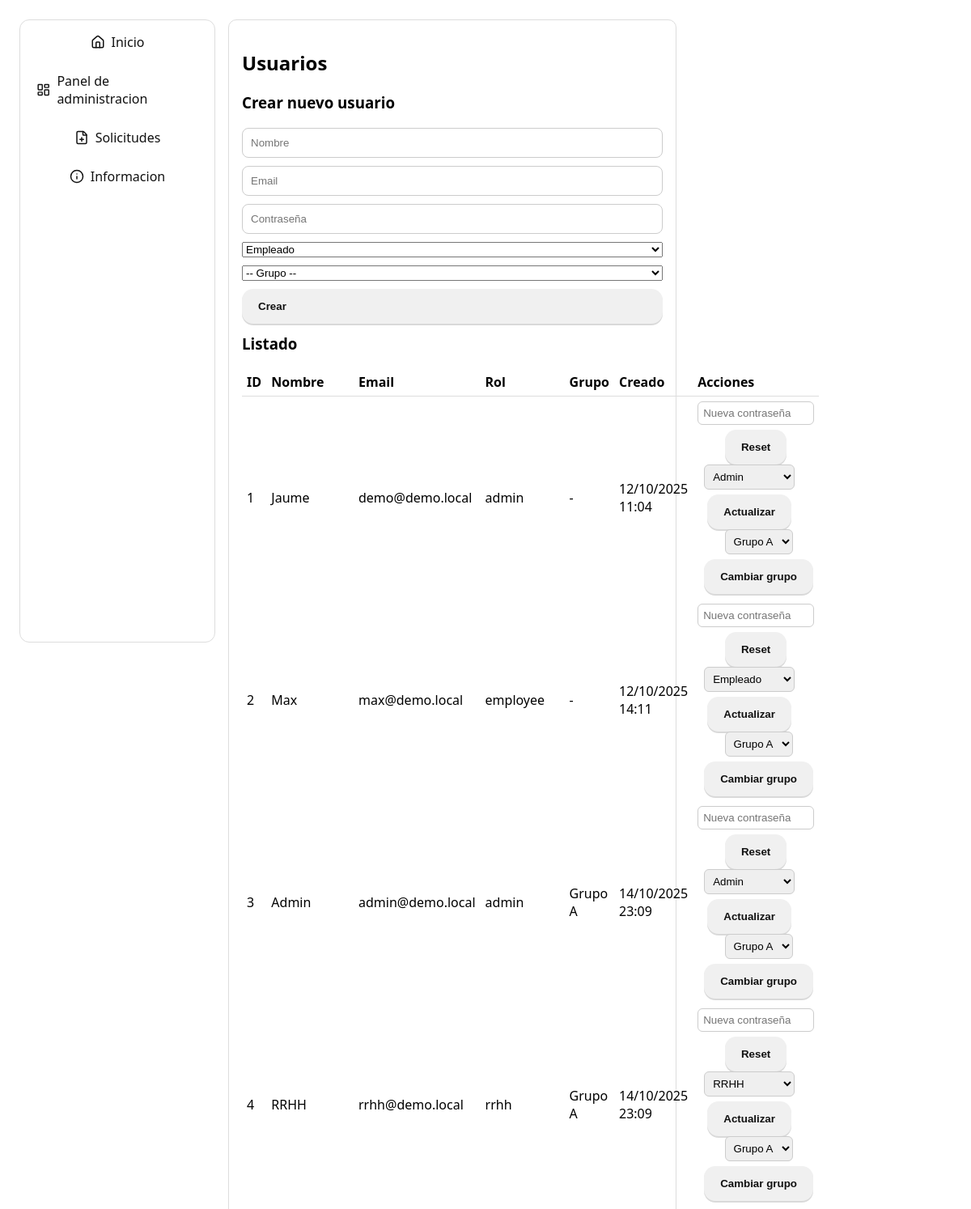
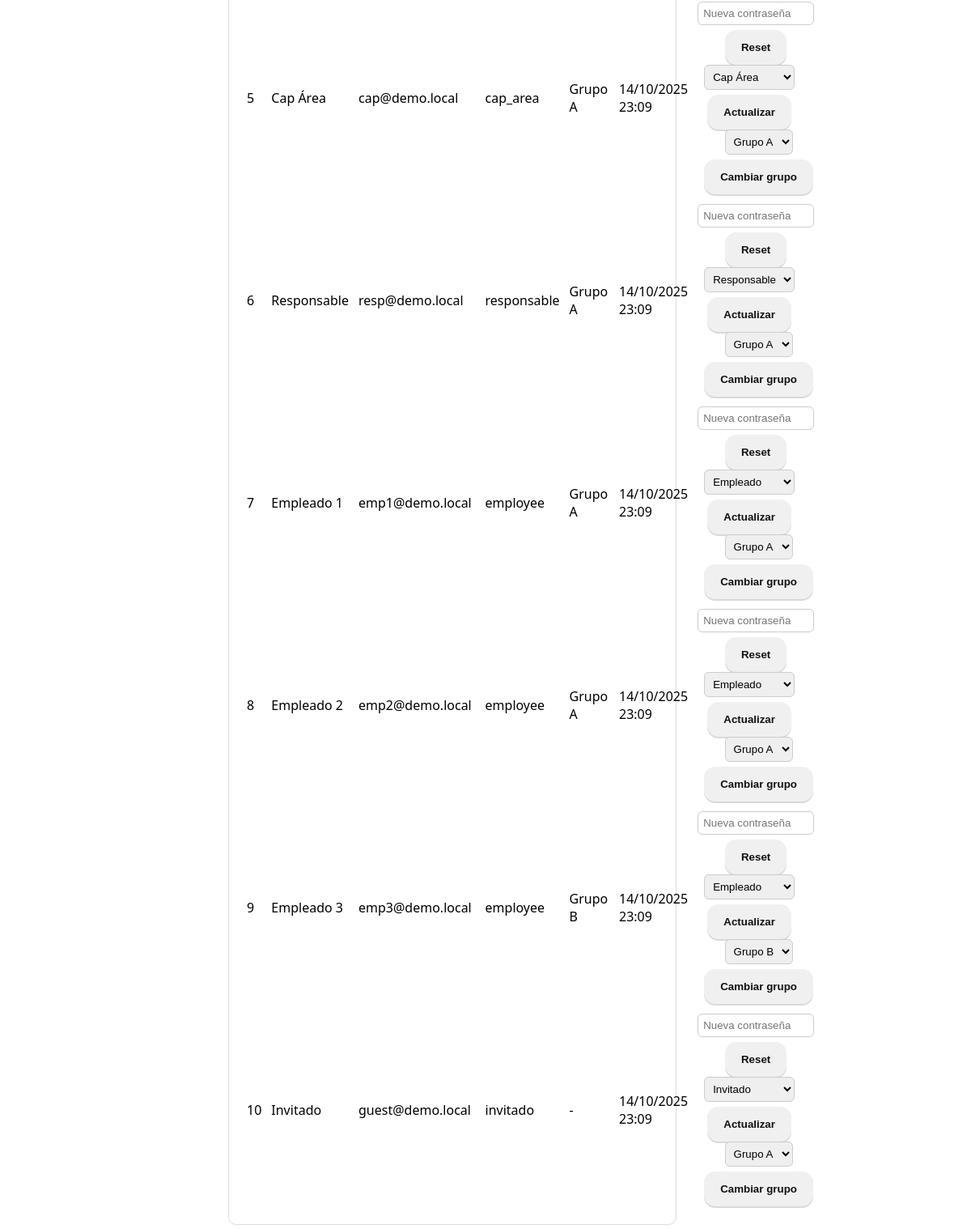
Page /admin/users (signed in) on the committed database (2 pictures, top to bottom).
### models.py (models this page shows, shortened)
class Base(DeclarativeBase):
    pass

class User(Base, UserMixin):
    __tablename__ = "users"
    id = Column(Integer, primary_key=True)
    email = Column(String(255), unique=True, nullable=False)
    name = Column(String(120), nullable=False)
    password_hash = Column(String(255), nullable=False)
    role = Column(Enum(Role), default=Role.employee, nullable=False)
    is_active = Column(Boolean, default=True, nullable=False)
    group_id = Column(Integer, ForeignKey("groups.id"), nullable=True)
    area_id = Column(Integer, ForeignKey("areas.id"), nullable=True)
    created_at = Column(DateTime(timezone=True), default=lambda: datetime.now(timezone.utc))
    attendances = relationship("Attendance", back_populates="user")
    group = relationship("Group", back_populates="users")
    area = relationship("Area", back_populates="users")

class Group(Base):
    __tablename__ = "groups"
    id = Column(Integer, primary_key=True)
    name = Column(String(120), nullable=False)
    area_id = Column(Integer, ForeignKey("areas.id"), nullable=False)
    area = relationship("Area", back_populates="groups")
    users = relationship("User", back_populates="group")

### app.py (the view)
@app.route("/admin/users", methods=["GET"])
@login_required
@admin_required
def admin_users():
    db = SessionLocal()
    try:
        users = db.execute(select(User).order_by(User.id)).scalars().all()
        groups = db.execute(select(Group).order_by(Group.id)).scalars().all()
        return render_template("admin/users.html", users=users, groups=groups)
    finally:
        db.close()

### app.py (called while the page is built)
@login_manager.user_loader
def load_user(user_id):
    db = SessionLocal()
    try:
        return db.get(User, int(user_id))
    finally:
        db.close()

def admin_required(view):
    @wraps(view)
    def wrapper(*args, **kwargs):
        if not current_user.is_authenticated or current_user.role != Role.admin:
            abort(403)
        return view(*args, **kwargs)
    return wrapper

### templates/admin/users.html (shortened to what this page needs)
{% extends "base.html" %}
{% block content %}
<div class="card">
  <h2>Usuarios</h2>
  <h3 style="margin-top:10px;">Crear nuevo usuario</h3>
  <form method="post" action="{{ url_for('admin_users_create') }}" style="max-width:520px;">
    <input type="text" name="name" placeholder="Nombre" required>
    <input type="email" name="email" placeholder="Email" required>
    <input type="password" name="password" placeholder="Contraseña" required>
    <select name="role">
      <option value="employee">Empleado</option>
    </select>
    <select name="group_id">
      <option value="">-- Grupo --</option>
    </select>
    <button class="btn" type="submit">Crear</button>
  </form>
  <h3 class="row">Listado</h3>
  <table style="width:100%; border-collapse: collapse;">
    <thead>
      <tr>
        <th style="text-align:left; border-bottom:1px solid #ddd; padding:6px;">ID</th>
        <th style="text-align:left; border-bottom:1px solid #ddd; padding:6px;">Nombre</th>
        <th style="text-align:left; border-bottom:1px solid #ddd; padding:6px;">Email</th>
        <th style="text-align:left; border-bottom:1px solid #ddd; padding:6px;">Rol</th>
        <th style="text-align:left; border-bottom:1px solid #ddd; padding:6px;">Grupo</th>
        <th style="text-align:left; border-bottom:1px solid #ddd; padding:6px;">Creado</th>
        <th style="text-align:left; border-bottom:1px solid #ddd; padding:6px;">Acciones</th>
      </tr>
    </thead>
    <tbody>
      {% for u in users %}
      <tr>
        <td style="padding:6px;">{{ u.id }}</td>
        <td style="padding:6px;">{{ u.name }}</td>
        <td style="padding:6px;">{{ u.email }}</td>
        <td style="padding:6px;">{{ u.role.value }}</td>
        <td style="padding:6px;">{{ u.group.name if u.group else '-' }}</td>
        <td style="padding:6px;">{{ (u.created_at or '').strftime('%d/%m/%Y %H:%M') if u.created_at else '-' }}</td>
        <td style="padding:6px;">
          <form method="post" action="{{ url_for('admin_users_reset_password', user_id=u.id) }}" style="display:inline-flex; gap:6px; align-items:center;">
            <input type="password" name="new_password" placeholder="Nueva contraseña" style="padding:6px;border:1px solid #ccc;border-radius:6px; width:130px;" required>
            <button class="btn" type="submit">Reset</button>
          </form>
          <form method="post" action="{{ url_for('admin_users_set_role', user_id=u.id) }}" style="display:inline-flex; gap:6px; align-items:center; margin-left:8px;">
            <select name="role" style="padding:6px;border:1px solid #ccc;border-radius:6px;">
              <option value="employee" {{ 'selected' if u.role.value=='employee' else '' }}>Empleado</option>
              <option value="responsable" {{ 'selected' if u.role.value=='responsable' else '' }}>Responsable</option>
              <option value="cap_area" {{ 'selected' if u.role.value=='cap_area' else '' }}>Cap Área</option>
              <option value="rrhh" {{ 'selected' if u.role.value=='rrhh' else '' }}>RRHH</option>
              <option value="admin" {{ 'selected' if u.role.value=='admin' else '' }}>Admin</option>
              <option value="invitado" {{ 'selected' if u.role.value=='invitado' else '' }}>Invitado</option>
            </select>
            <button class="btn" type="submit">Actualizar</button>
          </form>
          <form method="post" action="{{ url_for('admin_users_set_group', user_id=u.id) }}" style="display:inline-flex; gap:6px; align-items:center; margin-left:8px;">
            <select name="group_id" style="padding:6px;border:1px solid #ccc;border-radius:6px;">
              {% for g in groups %}
                <option value="{{ g.id }}" {{ 'selected' if u.group_id==g.id else '' }}>{{ g.name }}</option>
              {% endfor %}
            </select>
            <button class="btn" type="submit">Cambiar grupo</button>
          </form>
        </td>
      </tr>
      {% else %}
      <tr><td colspan="7" style="padding:6px;">Sin usuarios</td></tr>
      {% endfor %}
    </tbody>
  </table>
</div>
{% endblock %}

### templates/base.html (shortened to what this page needs)
<!doctype html>
<html lang="es">
<head>
</head>
<body>
  <div class="layout">
    {% if current_user.is_authenticated %}
    <nav class="nav">
      <a href="{{ url_for('index') }}"><i data-lucide="home" class="icon"></i> Inicio</a>
      {% if current_user.role.value == 'admin' %}
      <a href="{{ url_for('admin_home') }}"><i data-lucide="layout-dashboard" class="icon"></i> Panel de administracion</a>
      {% endif %}
      <a href="{{ url_for('requests_page') }}"><i data-lucide="file-plus" class="icon"></i> Solicitudes</a>
      <a href="{{ url_for('info_page') }}"><i data-lucide="info" class="icon"></i> Informacion</a>
    </nav>
    {% endif %}
    <main class="main">
      {% block content %}{% endblock %}
    </main>
  </div>
</body>
</html>

### templates/base.html (style rules this page uses)
body { font-family:system-ui,Arial;margin:24px }
.card { border:1px solid #ddd;border-radius:10px;padding:16px;max-width:520px }
.btn { display:inline-flex;align-items:center;gap:10px;padding:14px 20px;border-radius:14px;border:none;background:#f0f0f0;color:#111;cursor:pointer;font-weight:600;transition:transform .02s ease, box-shadow .2s ease, background-color .15s ease, filter .15s ease;box-shadow:0 2px 0 rgba(0,0,0,.15) }
.row { margin-top:12px }
.layout { display:flex;gap:16px }
.nav { display:flex;gap:10px;align-items:center;background:#fff;border:1px solid #ddd;border-radius:12px;padding:8px 10px;position:sticky;top:12px;z-index:5 }
.nav a { display:flex;align-items:center;gap:8px;padding:8px 10px;border-radius:8px;color:#111;text-decoration:none }
.nav .icon { width:18px;height:18px }
.main { flex:1 }
@media (min-width: 900px) { .layout { align-items:flex-start } }
@media (min-width: 900px) { .nav { flex-direction:column;width:220px;height:calc(100vh - 48px);top:24px } }
@media (min-width: 900px) { .main { flex:1 } }
form { display:flex;flex-direction:column;gap:10px;max-width:360px }
input { padding:10px;border:1px solid #ccc;border-radius:8px }

### rows in the picture
User: id "1", name "Jaume", email "demo@demo.local", role.value "admin", group "-", created_at "12/10/2025 11:04"
User: id "2", name "Max", email "max@demo.local", role.value "employee", group "-", created_at "12/10/2025 14:11"
User: id "3", name "Admin", email "admin@demo.local", role.value "admin", group "Grupo A", created_at "14/10/2025 23:09"
User: id "4", name "RRHH", email "rrhh@demo.local", role.value "rrhh", group "Grupo A", created_at "14/10/2025 23:09"
User: id "5", name "Cap Área", email "cap@demo.local", role.value "cap_area", group "Grupo A", created_at "14/10/2025 23:09"
User: id "6", name "Responsable", email "resp@demo.local", role.value "responsable", group "Grupo A", created_at "14/10/2025 23:09"
User: id "7", name "Empleado 1", email "emp1@demo.local", role.value "employee", group "Grupo A", created_at "14/10/2025 23:09"
User: id "8", name "Empleado 2", email "emp2@demo.local", role.value "employee", group "Grupo A", created_at "14/10/2025 23:09"
User: id "9", name "Empleado 3", email "emp3@demo.local", role.value "employee", group "Grupo B", created_at "14/10/2025 23:09"
User: id "10", name "Invitado", email "guest@demo.local", role.value "invitado", group "-", created_at "14/10/2025 23:09"

### other values in the picture
form field group_id "Grupo A"
form field group_id "Grupo B"
